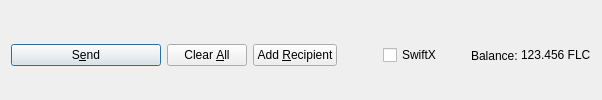
         <widget class="QFrame" name="frame_Send">
          <layout class="QHBoxLayout" name="horizontalLayout">
           <property name="bottomMargin">
            <number>0</number>
           </property>
           <item>
            <widget class="QPushButton" name="sendButton">
             <property name="minimumSize">
              <size>
               <width>150</width>
               <height>0</height>
              </size>
             </property>
             <property name="toolTip">
              <string>Confirm the send action</string>
             </property>
             <property name="text">
              <string>S&amp;end</string>
             </property>
             <property name="icon">
              <iconset resource="../flowercoin.qrc">
               <normaloff>:/icons/send</normaloff>:/icons/send</iconset>
             </property>
             <property name="autoDefault">
              <bool>false</bool>
             </property>
             <property name="default">
              <bool>true</bool>
             </property>
            </widget>
           </item>
           <item>
            <widget class="QPushButton" name="clearButton">
             <property name="sizePolicy">
              <sizepolicy hsizetype="Minimum" vsizetype="Fixed">
               <horstretch>0</horstretch>
               <verstretch>0</verstretch>
              </sizepolicy>
             </property>
             <property name="toolTip">
              <string>Clear all fields of the form.</string>
             </property>
             <property name="text">
              <string>Clear &amp;All</string>
             </property>
             <property name="icon">
              <iconset resource="../flowercoin.qrc">
               <normaloff>:/icons/remove</normaloff>:/icons/remove</iconset>
             </property>
             <property name="autoDefault">
              <bool>false</bool>
             </property>
            </widget>
           </item>
           <item>
            <widget class="QPushButton" name="addButton">
             <property name="toolTip">
              <string>Send to multiple recipients at once</string>
             </property>
             <property name="text">
              <string>Add &amp;Recipient</string>
             </property>
             <property name="icon">
              <iconset resource="../flowercoin.qrc">
               <normaloff>:/icons/add</normaloff>:/icons/add</iconset>
             </property>
             <property name="autoDefault">
              <bool>false</bool>
             </property>
            </widget>
           </item>
           <item>
            <spacer name="horizontalSpacer">
             <property name="orientation">
              <enum>Qt::Horizontal</enum>
             </property>
             <property name="sizeHint" stdset="0">
              <size>
               <width>40</width>
               <height>20</height>
              </size>
             </property>
            </spacer>
           </item>
           <item>
            <layout class="QHBoxLayout" name="horizontalLayout_2">
             <property name="spacing">
              <number>3</number>
             </property>
             <item>
              <widget class="QCheckBox" name="checkSwiftTX">
               <property name="enabled">
                <bool>true</bool>
               </property>
               <property name="minimumSize">
                <size>
                 <width>85</width>
                 <height>0</height>
                </size>
               </property>
               <property name="text">
                <string>SwiftX</string>
               </property>
              </widget>
             </item>
             <item>
              <widget class="QLabel" name="label">
               <property name="text">
                <string>Balance:</string>
               </property>
              </widget>
             </item>
             <item>
              <widget class="QLabel" name="labelBalance">
               <property name="sizePolicy">
                <sizepolicy hsizetype="Preferred" vsizetype="Fixed">
                 <horstretch>0</horstretch>
                 <verstretch>0</verstretch>
                </sizepolicy>
               </property>
               <property name="cursor">
                <cursorShape>IBeamCursor</cursorShape>
               </property>
               <property name="text">
                <string notr="true">123.456 FLC</string>
               </property>
               <property name="textInteractionFlags">
                <set>Qt::LinksAccessibleByMouse|Qt::TextSelectableByKeyboard|Qt::TextSelectableByMouse</set>
               </property>
              </widget>
             </item>
            </layout>
           </item>
          </layout>
         </widget>
